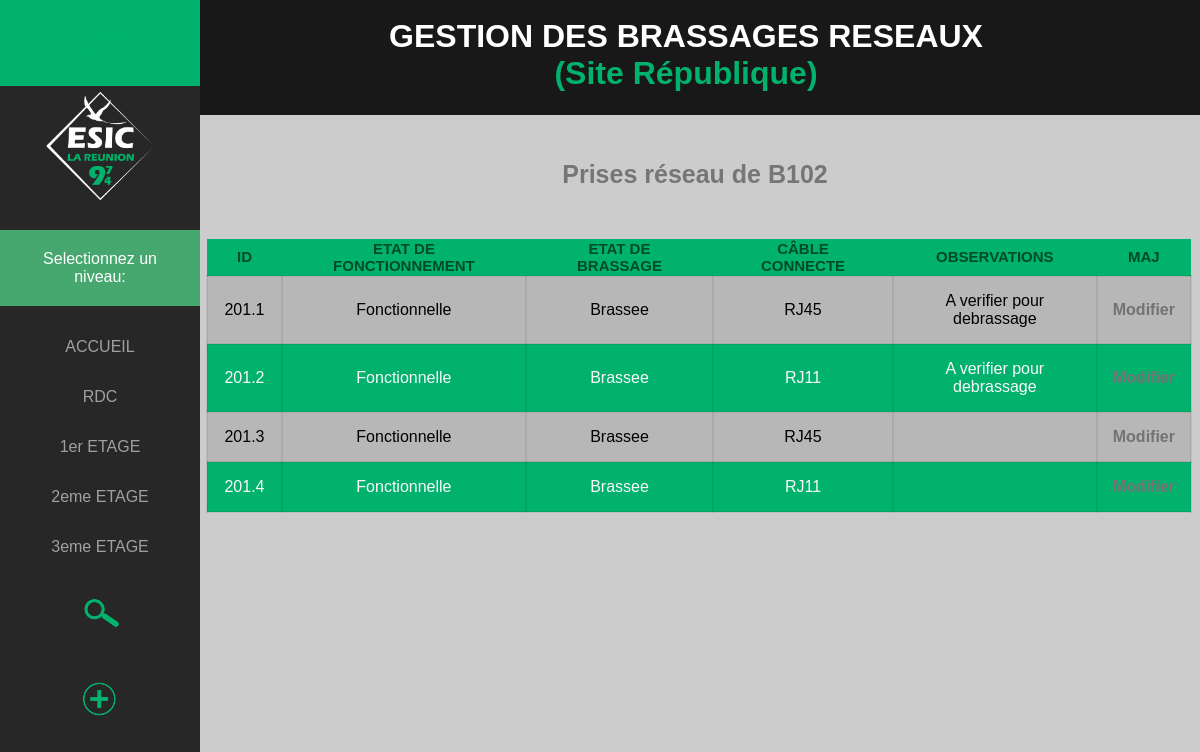
The app's page /site_republique/change/list_changeb1.php?numemplacement=B102 with its own data.
### tables this page shows
CREATE TABLE IF NOT EXISTS `prise` (
  `id_prise` varchar(20) NOT NULL,
  `etat_fonct` varchar(20) NOT NULL,
  `etat_brassage` varchar(20) NOT NULL,
  `lieu_prise1` varchar(20) NOT NULL,
  `lieu_prise2` varchar(20) NOT NULL,
  `lieu_prise3` varchar(20) NOT NULL,
  `lieu_prise4` varchar(20) NOT NULL,
  `lieu_prise5` varchar(20) NOT NULL,
  `lieu_prise6` varchar(20) NOT NULL,
  `lieu_prise7` varchar(20) NOT NULL,
  `cable_connect` varchar(10) NOT NULL,
  `observation_prise` text NOT NULL,
  PRIMARY KEY (`id_prise`)
);

### site_republique/change/list_changeb1.php (the view, shortened to what this page needs)
<!DOCTYPE HTML>
<html lang="fr">
<head>
    <link rel="stylesheet" href="../../css/style.css">
</head>
<?php
    include('../connexion/connexion_prise.php');
    $pdoNum= $objetPdo->prepare('SELECT id_prise, etat_fonct, etat_brassage, cable_connect, observation_prise FROM prise WHERE lieu_prise6 = :num');
    $pdoNum->bindValue(':num', $_GET['numemplacement'], PDO::PARAM_STR);
    $executeIsOk = $pdoNum->execute();
    $prises = $pdoNum->fetchAll();
    ?>
<body>
    <div class="titre_index">
        <h1>GESTION DES BRASSAGES RESEAUX <div class="titre_page">(Site République)</div>
        </h1>
    </div>
    <nav class="sidenav">
        <a href="../place/bureaux_1er.php"><img class="retour" src="../../img/icone_retour.png"></a>
        <center><img class="logo_site" src="../../img/logo_esic.png"></center>
        <p class="selection">Selectionnez un niveau:</p>
        <a href="../place/accueil_prise.php">ACCUEIL</a>
        <a href="place/rdc_prises.php">RDC</a>
        <a href="place/bureaux_1er.php">1er ETAGE</a>
        <a href="place/bureaux_2eme.php">2eme ETAGE</a>
        <a href="place/sdr_3eme.php">3eme ETAGE</a>
        <a href="search.php"> <img class="search" src="../../img/icone_search.png"></a>
        <a href="add/add_prise.php"><img class="ajout_prise" src="../../img/icone_ajout.png"></a>
    </nav>
    <h2>Prises réseau de <?= $_GET['numemplacement'] ?></h2>
    <section>
        <table>
            <tr>
                <th>ID</th>
                <th>ETAT DE FONCTIONNEMENT</th>
                <th>ETAT DE BRASSAGE</th>
                <th>CÂBLE CONNECTE</th>
                <th>OBSERVATIONS</th>
                <th>MAJ</th>
            </tr>
            <?php foreach ($prises as $prise): ?>
            <tr>
                <td><?= $prise['id_prise']?></td>
                <td><?= $prise['etat_fonct'] ?></td>
                <td><?= $prise['etat_brassage'] ?></td>
                <td><?= $prise['cable_connect'] ?></td>
                <td><?= $prise['observation_prise'] ?></td>
                <td><a href="form_change.php?numprise=<?= $prise['id_prise'] ?>" class="maj">Modifier</a></td>
            </tr>
            <?php endforeach; ?>
        </table>
    </section>
    <br>
    <a href="../place/bureaux_1er.php">Retour</a>
</body>
</html>

### css/style.css (style rules this page uses)
table { border-collapse: collapse; margin: auto; margin-top: 50px; }
* { font-family: 'Trebuchet MS', 'Lucida Sans Unicode', 'Lucida Grande', 'Lucida Sans', 'Arial', 'sans-serif'; }
td { border: 2px solid rgba(0, 0, 0, 0.07); padding: 15px; text-align: center; }
th { color: #004b28; font-size: 15px; padding-left: 30px; padding-right: 30px; }
table tr:nth-child(odd) { background-color: #01B26C; color: #fcf8f8; }
table tr:nth-child(even) { background-color: #b7b7b7; }
.maj { text-decoration: none; color: #737373; font-weight: bold; }
body { background-color: #cccccc; }
.sidenav { height: 100%; width: 200px; position: fixed; z-index: 1; top: 0; left: 0; background-color: #272727; overflow-x: hidden; overflow-y: hidden; }
.sidenav a { color: #a0a0a0; font-size: 16px; padding: 16px; text-decoration: none; display: block; text-align: center; }
.titre_index { background-color: #181818; color: white; padding: 1px; margin-top: -12px; margin-right: -12px; margin-left: 160px; text-align: center; }
.selection { background-color: #46a76f; color: white; text-align: center; font-size: 16px; margin-top: 20px; padding: 20px; }
.titre_page { color: #01B26C; }
h2 { color: #777576; text-align: center; font-size: 25px; margin-left: 190px; margin-top: 45px; }
.retour { height: 50px; }
.search { height: 50px; }
.ajout_prise { height: 50px; }
.logo_site { height: 120px; }
section { margin-left: 198px; }

### records on screen
prise: id_prise "201.1", etat_fonct "Fonctionnelle", etat_brassage "Brassee", cable_connect "RJ45", observation_prise "A verifier pour debrassage"
prise: id_prise "201.2", etat_fonct "Fonctionnelle", etat_brassage "Brassee", cable_connect "RJ11", observation_prise "A verifier pour debrassage"
prise: id_prise "201.3", etat_fonct "Fonctionnelle", etat_brassage "Brassee", cable_connect "RJ45"
prise: id_prise "201.4", etat_fonct "Fonctionnelle", etat_brassage "Brassee", cable_connect "RJ11"

### other values on screen
$_GET['numemplacement'] "B102"
